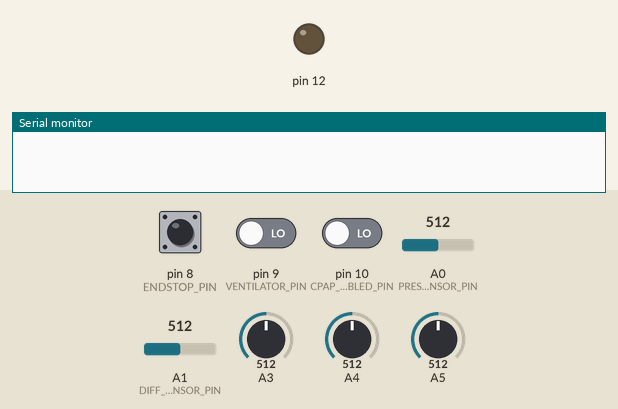
A sketch run on a simulated Arduino Uno, built with avr-gcc and run on an emulated ATmega328P. On the bench: output pins drawn as LEDs (lit = HIGH), the last lines printed to the serial monitor. The inputs (shaded band) are chosen by the test bench; at power-on: pin 8 (ENDSTOP_PIN) LOW, pin 9 (VENTILATOR_PIN) LOW, A1 (DIFF_PRESSURE_SENSOR_PIN) = 512, pin 10 (CPAP_ENABLED_PIN) LOW, A0 (PRESSURE_SENSOR_PIN) = 512, A3 = 512, A4 = 512, A5 = 512.

Above: at 0.8 s.
0.9 s: pin 8 (ENDSTOP_PIN) pulled HIGH for 0.15 s
At 1.8 s:
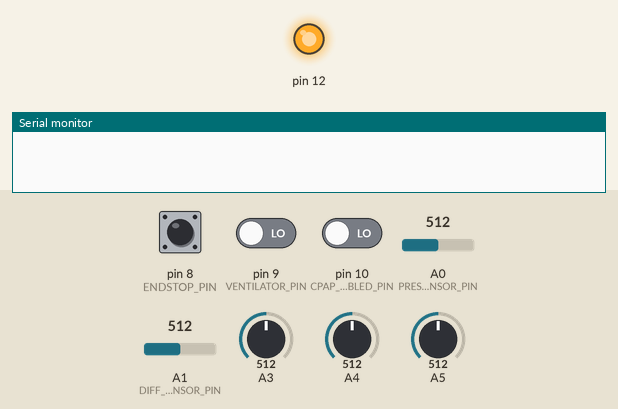
2.5 s: pin 9 (VENTILATOR_PIN) driven HIGH
4.4 s: pin 8 (ENDSTOP_PIN) pulled HIGH for 3.2 s
10.6 s: A1 (DIFF_PRESSURE_SENSOR_PIN) set to 70
12.1 s: A1 (DIFF_PRESSURE_SENSOR_PIN) set to 59
14.1 s: pin 10 (CPAP_ENABLED_PIN) driven HIGH
At 15.4 s:
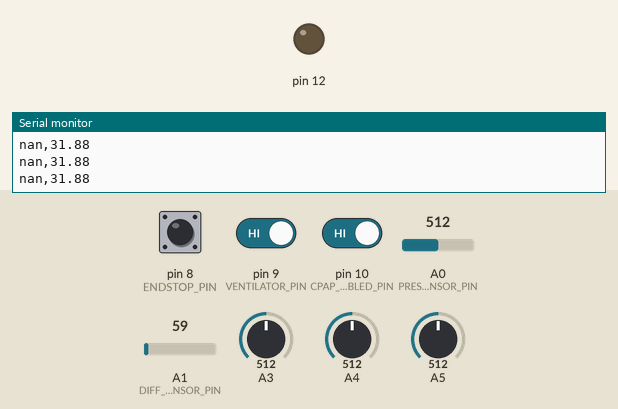
Timing chart, 0 to 18.1 s (numbered marks = the images above; inputs shaded):
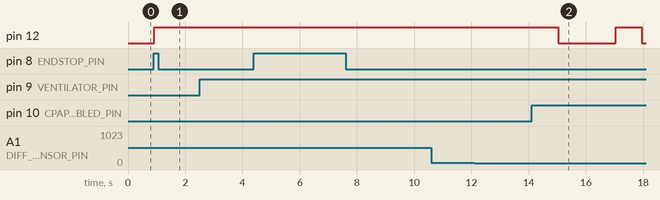

The sketch:

ventcore-firmware.ino
```cpp
// (licence header left out)
#include <Arduino.h>
#include "DRV8825.h"
#include "Thread.h"
#include "ThreadController.h"

#define EN 4
#define DIR 12
#define STEP 30
#define ENDSTOP_PIN 8
#define VENTILATOR_PIN 9
#define CPAP_ENABLED_PIN 10
#define PRESSURE_SENSOR_PIN A0
#define DIFF_PRESSURE_SENSOR_PIN A1

#define MOTOR_STEPS 200
#define FULL_TD_STEPS 60 // THIS NEEDS TO BE CHANGED FOR MAXIMUM TORQUE AND TIDAL VOLUME
#define RPM 20 // TO BE CALIBRATED FOR Td/I-time
#define MICROSTEPS 32
DRV8825 stepper(MOTOR_STEPS, DIR, STEP);

ThreadController controller = ThreadController();
Thread* sensorThread = new Thread();
Thread* paramsThread = new Thread();
Thread* motorsThread = new Thread();

bool cpapEnabled = false;
int tdSteps = 0;
float expirationWaitTime = 0;
bool inspiration = true;
unsigned long expirationTime;

float a0value, pressure, diffpressure, velocity, area, flow;
float td, rr, itime;

void sensorThreadCallback(){
    // TODO: to be calibrated
    a0value = map(analogRead(PRESSURE_SENSOR_PIN), 61,927,0,6000);
    pressure = a0value / 98; // cmh2o

    diffpressure = map(analogRead(DIFF_PRESSURE_SENSOR_PIN), 64, 927, 0, 6000);
    velocity = sqrt((diffpressure * 2) / 1.225);
    area = pow(0.005,2) * 3.14159265359;
    flow = velocity * area; // cm3/s

    Serial.print(flow);
    Serial.print(",");
    Serial.println(pressure);
}

void paramsThreadCallback(){
  if(digitalRead(CPAP_ENABLED_PIN) == LOW) {
    cpapEnabled = true;
  } else {
    cpapEnabled = false;
  }

  //TODO: HANDLE POTS VALUE ACCURACY
  td = map(analogRead(A5), 1023, 0, 250, 600);
  tdSteps = (int) ((td/600) * FULL_TD_STEPS);

  rr = map(analogRead(A4), 1023, 0, 100, 300);
  itime = map(analogRead(A3), 1023,0, 100, 300);

  //TODO: I-time to be handled when RR > 15 bpm
  expirationWaitTime = (60/(rr/10)) - 1;//(itime/100);
  stepper.setRPM((td/600) * RPM * 1);//(1/(itime/100)));
}

void motorsThreadCallback(){
  if(digitalRead(ENDSTOP_PIN) == HIGH) {
    stepper.stop();
    stepper.move(5*MICROSTEPS);
  }

  if(cpapEnabled && pressure < 0) {
    inspiration = false;
    //TODO: IMPLEMENT CHECK IF SET PRESSURE REACHED THEN STOP THE INSPIRATION
    stepper.startMove(abs(tdSteps)*MICROSTEPS);
  }

  if(inspiration && !cpapEnabled) {
    if(millis() - expirationTime > expirationWaitTime*1000) {
      inspiration = false;
      stepper.startMove(abs(tdSteps)*MICROSTEPS);
    }
  }

  unsigned wait_time_micros = stepper.nextAction();
  if (wait_time_micros <= 0 && !inspiration) {
    expirationTime = millis();
    inspiration = true;
    stepper.startMove(-1 * tdSteps * MICROSTEPS);
  }

}

void setup() {
  Serial.begin(9600);

  pinMode(ENDSTOP_PIN, INPUT);
  pinMode(VENTILATOR_PIN, INPUT);
  pinMode(CPAP_ENABLED_PIN, INPUT);
  pinMode(PRESSURE_SENSOR_PIN, INPUT);
  pinMode(DIFF_PRESSURE_SENSOR_PIN, INPUT);

  sensorThread->onRun(sensorThreadCallback);
  sensorThread->setInterval(100);

  paramsThread->onRun(paramsThreadCallback);
  paramsThread->setInterval(100);

  motorsThread->onRun(motorsThreadCallback);
  motorsThread->setInterval(0);

  controller.add(sensorThread);
  controller.add(paramsThread);
  controller.add(motorsThread);

  stepper.begin(RPM, MICROSTEPS);
  stepper.enable();

  while (digitalRead(ENDSTOP_PIN) == LOW){
      stepper.move(-1*MICROSTEPS);
  }
  stepper.move(5*MICROSTEPS);
}

void loop() {
  if(digitalRead(VENTILATOR_PIN) == HIGH) {
    controller.run();
  }
}
```

A4988.cpp
```cpp
// (licence header left out)
#include "A4988.h"

/*
 * Microstepping resolution truth table (Page 6 of A4988 pdf)
 * 0bMS3,MS2,MS1 for 1,2,4,8,16 microsteps
 */
const uint8_t A4988::MS_TABLE[] = {0b000, 0b001, 0b010, 0b011, 0b111};

/*
 * Basic connection: only DIR, STEP are connected.
 * Microstepping controls should be hardwired.
 */
A4988::A4988(short steps, short dir_pin, short step_pin)
:BasicStepperDriver(steps, dir_pin, step_pin)
{}

A4988::A4988(short steps, short dir_pin, short step_pin, short enable_pin)
:BasicStepperDriver(steps, dir_pin, step_pin, enable_pin)
{}

/*
 * Fully wired.
 * All the necessary control pins for A4988 are connected.
 */
A4988::A4988(short steps, short dir_pin, short step_pin, short ms1_pin, short ms2_pin, short ms3_pin)
:BasicStepperDriver(steps, dir_pin, step_pin),
    ms1_pin(ms1_pin), ms2_pin(ms2_pin), ms3_pin(ms3_pin)
{}

A4988::A4988(short steps, short dir_pin, short step_pin, short enable_pin, short ms1_pin, short ms2_pin, short ms3_pin)
:BasicStepperDriver(steps, dir_pin, step_pin, enable_pin),
ms1_pin(ms1_pin), ms2_pin(ms2_pin), ms3_pin(ms3_pin)
{}

void A4988::begin(short rpm, short microsteps){
    BasicStepperDriver::begin(rpm, microsteps);

    if (!IS_CONNECTED(ms1_pin) || !IS_CONNECTED(ms2_pin) || !IS_CONNECTED(ms3_pin)){
        return;
    }

    pinMode(ms1_pin, OUTPUT);
    pinMode(ms2_pin, OUTPUT);
    pinMode(ms3_pin, OUTPUT);
}

/*
 * Set microstepping mode (1:divisor)
 * Allowed ranges for A4988 are 1:1 to 1:16
 * If the control pins are not connected, we recalculate the timing only
 */
short A4988::setMicrostep(short microsteps){
    BasicStepperDriver::setMicrostep(microsteps);

    if (!IS_CONNECTED(ms1_pin) || !IS_CONNECTED(ms2_pin) || !IS_CONNECTED(ms3_pin)){
        return this->microsteps;
    }

    const uint8_t* ms_table = getMicrostepTable();
    size_t ms_table_size = getMicrostepTableSize();

    unsigned short i = 0;
    while (i < ms_table_size){
        if (this->microsteps & (1<<i)){
            uint8_t mask = ms_table[i];
            digitalWrite(ms3_pin, mask & 4);
            digitalWrite(ms2_pin, mask & 2);
            digitalWrite(ms1_pin, mask & 1);
            break;
        }
        i++;
    }
    return this->microsteps;
}

const uint8_t* A4988::getMicrostepTable(){
    return A4988::MS_TABLE;
}

size_t A4988::getMicrostepTableSize(){
    return sizeof(A4988::MS_TABLE);
}

short A4988::getMaxMicrostep(){
    return A4988::MAX_MICROSTEP;
}
```

A4988.h
```cpp
// (licence header left out)
#ifndef A4988_H
#define A4988_H
#include <Arduino.h>
#include "BasicStepperDriver.h"

class A4988 : public BasicStepperDriver {
protected:
    static const uint8_t MS_TABLE[];
    short ms1_pin = PIN_UNCONNECTED;
    short ms2_pin = PIN_UNCONNECTED;
    short ms3_pin = PIN_UNCONNECTED;
    // tA STEP minimum, HIGH pulse width (1us)
    static const int step_high_min = 1;
    // tB STEP minimum, LOW pulse width (1us)
    static const int step_low_min = 1;
    // wakeup time, nSLEEP inactive to STEP (1000us)
    static const int wakeup_time = 1000;
    // also 200ns between ENBL/DIR/MSx changes and STEP HIGH

    // Get the microstep table
    virtual const uint8_t* getMicrostepTable();
    virtual size_t getMicrostepTableSize();

    // Get max microsteps supported by the device
    short getMaxMicrostep() override;

private:
    // microstep range (1, 16, 32 etc)
    static const short MAX_MICROSTEP = 16;

public:
    /*
     * Basic connection: only DIR, STEP are connected.
     * Microstepping controls should be hardwired.
     */
    A4988(short steps, short dir_pin, short step_pin);
    A4988(short steps, short dir_pin, short step_pin, short enable_pin);

    void begin(short rpm=60, short microsteps=1);
    /*
     * Fully wired. All the necessary control pins for A4988 are connected.
     */
    A4988(short steps, short dir_pin, short step_pin, short ms1_pin, short ms2_pin, short ms3_pin);
    A4988(short steps, short dir_pin, short step_pin, short enable_pin, short ms1_pin, short ms2_pin, short ms3_pin);
    short setMicrostep(short microsteps) override;
};
#endif // A4988_H
```

DRV8825.cpp
```cpp
// (licence header left out)
#include "DRV8825.h"

/*
 * Microstepping resolution truth table (Page 13 of DRV8825 pdf)
 * 0bMODE2,MODE1,MODE0 for 1,2,4,8,16,32 microsteps
 */
const uint8_t DRV8825::MS_TABLE[] = {0b000, 0b001, 0b010, 0b011, 0b100, 0b111};

DRV8825::DRV8825(short steps, short dir_pin, short step_pin)
:A4988(steps, dir_pin, step_pin)
{}

DRV8825::DRV8825(short steps, short dir_pin, short step_pin, short enable_pin)
:A4988(steps, dir_pin, step_pin, enable_pin)
{}

/*
 * A4988-DRV8825 Compatibility map: MS1-MODE0, MS2-MODE1, MS3-MODE2
 */
DRV8825::DRV8825(short steps, short dir_pin, short step_pin, short mode0_pin, short mode1_pin, short mode2_pin)
:A4988(steps, dir_pin, step_pin, mode0_pin, mode1_pin, mode2_pin)
{}

DRV8825::DRV8825(short steps, short dir_pin, short step_pin, short enable_pin, short mode0_pin, short mode1_pin, short mode2_pin)
:A4988(steps, dir_pin, step_pin, enable_pin, mode0_pin, mode1_pin, mode2_pin)
{}

const uint8_t* DRV8825::getMicrostepTable()
{
    return (uint8_t*)DRV8825::MS_TABLE;
}

size_t DRV8825::getMicrostepTableSize()
{
    return sizeof(DRV8825::MS_TABLE);
}

short DRV8825::getMaxMicrostep(){
    return DRV8825::MAX_MICROSTEP;
}
```

DRV8825.h
```cpp
// (licence header left out)
#ifndef DRV8825_H
#define DRV8825_H
#include <Arduino.h>
#include "A4988.h"

class DRV8825 : public A4988 {
protected:
    static const uint8_t MS_TABLE[];
    // tWH(STEP) pulse duration, STEP high, min value (1.9us)
    static const int step_high_min = 2;
    // tWL(STEP) pulse duration, STEP low, min value (1.9us)
    static const int step_low_min = 2;
    // tWAKE wakeup time, nSLEEP inactive to STEP (1000us)
    static const int wakeup_time = 1700;
    // also 650ns between ENBL/DIR/MODEx changes and STEP HIGH

    // Get the microstep table
    const uint8_t* getMicrostepTable() override;
    size_t getMicrostepTableSize() override;

    // Get max microsteps supported by the device
    short getMaxMicrostep() override;

private:
    // microstep range (1, 16, 32 etc)
    static const short MAX_MICROSTEP = 32;

public:
    DRV8825(short steps, short dir_pin, short step_pin);
    DRV8825(short steps, short dir_pin, short step_pin, short enable_pin);
    DRV8825(short steps, short dir_pin, short step_pin, short mode0_pin, short mode1_pin, short mode2_pin);
    DRV8825(short steps, short dir_pin, short step_pin, short enable_pin, short mode0_pin, short mode1_pin, short mode2_pin);
};
#endif // DRV8825_H
```

Thread.cpp
```cpp
#include "Thread.h"

Thread::Thread(void (*callback)(void), unsigned long _interval){
	enabled = true;
	onRun(callback);
	_cached_next_run = 0;
	last_run = millis();

	ThreadID = (int)this;
	#ifdef USE_THREAD_NAMES
		ThreadName = "Thread ";
		ThreadName = ThreadName + ThreadID;
	#endif

	setInterval(_interval);
};

void Thread::runned(unsigned long time){
	// Saves last_run
	last_run = time;

	// Cache next run
	_cached_next_run = last_run + interval;
}

void Thread::setInterval(unsigned long _interval){
	// Save interval
	interval = _interval;

	// Cache the next run based on the last_run
	_cached_next_run = last_run + interval;
}

bool Thread::shouldRun(unsigned long time){
	// If the "sign" bit is set the signed difference would be negative
	bool time_remaining = (time - _cached_next_run) & 0x80000000;

	// Exceeded the time limit, AND is enabled? Then should run...
	return !time_remaining && enabled;
}

void Thread::onRun(void (*callback)(void)){
	_onRun = callback;
}

void Thread::run(){
	if(_onRun != NULL)
		_onRun();

	// Update last_run and _cached_next_run
	runned();
}
```

Thread.h
```cpp
/*
 	Thread.h - An runnable object

	Thread is responsable for holding the "action" for something,
	also, it responds if it "should" or "should not" run, based on
	the current time;

	For instructions, go to https://github.com/ivanseidel/ArduinoThread

	Created by Ivan Seidel Gomes, March, 2013.
	Released into the public domain.
*/

#ifndef Thread_h
#define Thread_h

#if defined(ARDUINO) && ARDUINO >= 100
	#include <Arduino.h>
#else
	#include <WProgram.h>
#endif

#include <inttypes.h>

/*
	Uncomment this line to enable ThreadName Strings.

	It might be usefull if you are loging thread with Serial,
	or displaying a list of threads...
*/
// #define USE_THREAD_NAMES	1

class Thread{
protected:
	// Desired interval between runs
	unsigned long interval;

	// Last runned time in Ms
	unsigned long last_run;

	// Scheduled run in Ms (MUST BE CACHED)
	unsigned long _cached_next_run;

	/*
		IMPORTANT! Run after all calls to run()
		Updates last_run and cache next run.
		NOTE: This MUST be called if extending
		this class and implementing run() method
	*/
	void runned(unsigned long time);

	// Default is to mark it runned "now"
	void runned() { runned(millis()); }

	// Callback for run() if not implemented
	void (*_onRun)(void);

public:

	// If the current Thread is enabled or not
	bool enabled;

	// ID of the Thread (initialized from memory adr.)
	int ThreadID;

	#ifdef USE_THREAD_NAMES
		// Thread Name (used for better UI).
		String ThreadName;
	#endif

	Thread(void (*callback)(void) = NULL, unsigned long _interval = 0);

	// Set the desired interval for calls, and update _cached_next_run
	virtual void setInterval(unsigned long _interval);

	// Return if the Thread should be runned or not
	virtual bool shouldRun(unsigned long time);

	// Default is to check whether it should run "now"
	bool shouldRun() { return shouldRun(millis()); }

	// Callback set
	void onRun(void (*callback)(void));

	// Runs Thread
	virtual void run();
};

#endif
```

ThreadController.cpp
```cpp
#include "Thread.h"
#include "ThreadController.h"

ThreadController::ThreadController(unsigned long _interval): Thread(){
	cached_size = 0;

	clear();
	setInterval(_interval);

	#ifdef USE_THREAD_NAMES
		// Overrides name
		ThreadName = "ThreadController ";
		ThreadName = ThreadName + ThreadID;
	#endif
}

/*
	ThreadController run() (cool stuf)
*/
void ThreadController::run(){
	// Run this thread before
	if(_onRun != NULL)
		_onRun();

	unsigned long time = millis();
	int checks = 0;
	for(int i = 0; i < MAX_THREADS && checks < cached_size; i++){
		// Object exists? Is enabled? Timeout exceeded?
		if(thread[i]){
			checks++;
			if(thread[i]->shouldRun(time)){
				thread[i]->run();
			}
		}
	}

	// ThreadController extends Thread, so we should flag as runned thread
	runned();
}


/*
	List controller (boring part)
*/
bool ThreadController::add(Thread* _thread){
	// Check if the Thread already exists on the array
	for(int i = 0; i < MAX_THREADS; i++){
		if(thread[i] != NULL && thread[i]->ThreadID == _thread->ThreadID)
			return true;
	}

	// Find an empty slot
	for(int i = 0; i < MAX_THREADS; i++){
		if(!thread[i]){
			// Found a empty slot, now add Thread
			thread[i] = _thread;
			cached_size++;
			return true;
		}
	}

	// Array is full
	return false;
}

void ThreadController::remove(int id){
	// Find Threads with the id, and removes
	for(int i = 0; i < MAX_THREADS; i++){
		if(thread[i]->ThreadID == id){
			thread[i] = NULL;
			cached_size--;
			return;
		}
	}
}

void ThreadController::remove(Thread* _thread){
	remove(_thread->ThreadID);
}

void ThreadController::clear(){
	for(int i = 0; i < MAX_THREADS; i++){
		thread[i] = NULL;
	}
	cached_size = 0;
}

int ThreadController::size(bool cached){
	if(cached)
		return cached_size;

	int size = 0;
	for(int i = 0; i < MAX_THREADS; i++){
		if(thread[i])
			size++;
	}
	cached_size = size;

	return cached_size;
}

Thread* ThreadController::get(int index){
	int pos = -1;
	for(int i = 0; i < MAX_THREADS; i++){
		if(thread[i] != NULL){
			pos++;

			if(pos == index)
				return thread[i];
		}
	}

	return NULL;
}
```

ThreadController.h
```cpp
/*
 	ThreadController.h - Controlls a list of Threads with different timings

	Basicaly, what it does is to keep track of current Threads and run when
	necessary.

	ThreadController is an extended class of Thread, because of that,
	it allows you to add a ThreadController inside another ThreadController...

	For instructions, go to https://github.com/ivanseidel/ArduinoThread

	Created by Ivan Seidel Gomes, March, 2013.
	Released into the public domain.
*/

#ifndef ThreadController_h
#define ThreadController_h

#include "Thread.h"
#include "inttypes.h"

#define MAX_THREADS		15

class ThreadController: public Thread{
protected:
	Thread* thread[MAX_THREADS];
	int cached_size;
public:
	ThreadController(unsigned long _interval = 0);

	// run() Method is overrided
	void run();

	// Adds a thread in the first available slot (remove first)
	// Returns if the Thread could be added or not
	bool add(Thread* _thread);

	// remove the thread (given the Thread* or ThreadID)
	void remove(int _id);
	void remove(Thread* _thread);

	// Removes all threads
	void clear();

	// Return the quantity of Threads
	int size(bool cached = true);

	// Return the I Thread on the array
	// Returns NULL if none found
	Thread* get(int index);
};

#endif
```

Source omitted: BasicStepperDriver.cpp (11120 bytes), BasicStepperDriver.h (7727 bytes)

Measured:
- after the input at 0.9 s, pin 12: LOW → HIGH at once
- after the input at 14.1 s, pin 12: HIGH → LOW after 0.93 s, → HIGH 2.0 s later, → LOW 0.91 s later
